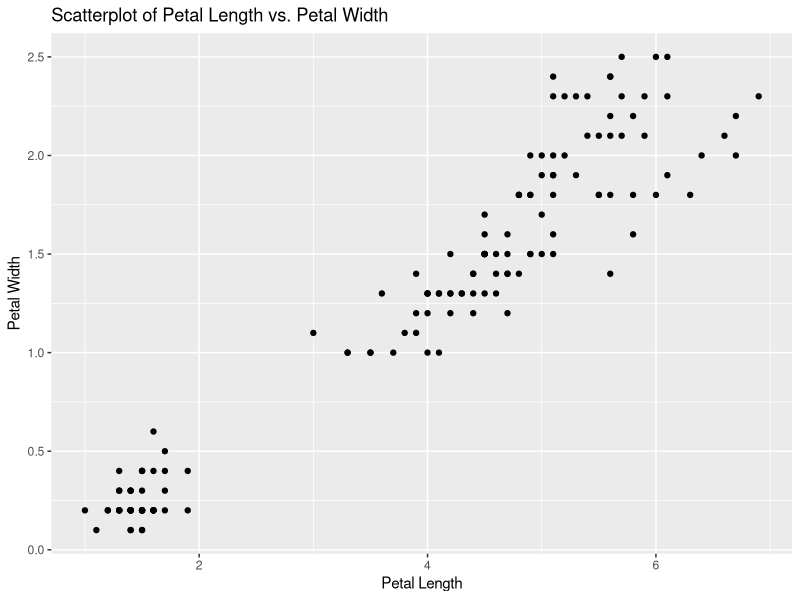
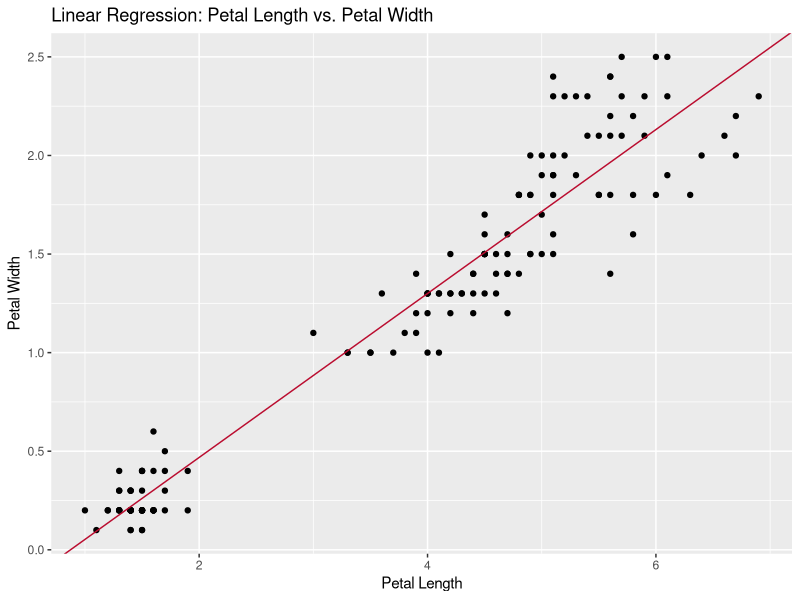

Source code (R) for these figures, in order:
## ---- chunk 1

# Basic arithmetic operations
a <- 6
b <- 3
sum_ab <- a + b
difference_ab <- a - b
product_ab <- a * b
quotient_ab <- a / b

# Print results
print(sum_ab)
print(difference_ab)
print(product_ab)
print(quotient_ab)
## ---- chunk 2

my_string <- "UES is an awesome Economics club!" # This is a string
my_bool <- TRUE # This is a Boolean (T/F)
my_char <- 'c' # This is a character
my_double <- 1.6667 # This is a double

print(my_string)
print(my_bool)
print(my_char)
print(my_double)
## ---- chunk 3

# Asks are "what type of variable do I have?"
typeof(my_bool)
## ---- chunk 4

# Changing some data types
as.numeric(my_bool)
as.integer(my_double)
as.roman(a) # This one's for fun... a Roman numeral!
## ---- chunk 5

# Example of a vector with integers
int_vec <- c(1, 2, 3, 4, 5)
print(int_vec)
## ---- chunk 6

# Example of a vector with Booleans
bool_vec <- c(TRUE, FALSE, TRUE, TRUE, FALSE)
print(bool_vec)
## ---- chunk 7

# Example of a vector with strings
string_vec <- c("Jean-Jacques", "Jason", "Avery", "Gabbie", "Deason", "Navya", "Abbey", "Luka")
print(string_vec)
## ---- chunk 8

# We can also print just one element of a vector
x <- int_vec[3] # int_vec[3]: Third element of v
print(paste("Third element of v:", x))
## ---- chunk 9

# Changing a single element in the vector
string_vec[1] <- "JJ"
print(string_vec)
## ---- chunk 10

# Creating a 3x3 matrix with random values
set.seed(123)  # Create the same random numbers each time we access the matrix
matrix_A <- matrix(rnorm(9), nrow = 3, ncol = 3)

print(matrix_A)
## ---- chunk 11

# Accessing a single element of a matrix
element_22 <- matrix_A[2, 2]

print("Element at (2, 2):")
print(element_22)

# Accessing multiple elements of a matrix
subset_matrix <- matrix_A[1:2, 2:3]

print("Subset of Matrix (1:2, 2:3):")
print(subset_matrix)
## ---- chunk 12

# Applying a function to each element of a matrix
abs_matrix_A = abs(matrix_A)
log_matrix_A <- log(abs_matrix_A)

print("Original Matrix:")
print(matrix_A)

print("Matrix with Absolute Value & Logarithm Applied:")
print(log_matrix_A)
## ---- chunk 13
x <- 7

# If-else statement
if (x > 5) {
  print("x is greater than 5")
} else {
  print("x is less than or equal to 5")
}
## ---- chunk 14

if (x < 5) {
  print("x is less than 5")
} else if (x == 5) {
  print("x equals 5")
} else {
  print("x is greater than 5")
}
## ---- chunk 15

# Example 1: Using 'and' logic
x <- 7
y <- 12

if (x > 5 & y < 15) {
  print("Both conditions are true.")
} else {
  print("At least one condition is false.")
}
## ---- chunk 16
# Example 2: Using 'or' logic
a <- 25
b <- 8

if (a > 20 | b > 10) {
  print("At least one condition is true.")
} else {
  print("Both conditions are false.")
}
## ---- chunk 17
# Example 3: Combining 'and' and 'or' logic
c <- 15
d <- 30

if ((c > 10 & d < 25) | (c == 15 & d > 20)) {
  print("The combined conditions are satisfied.")
} else {
  print("The combined conditions are not satisfied.")
}
## ---- chunk 18

# Example: Simple for loop adding 2 to each entry in a vector
my_vector <- c(3, 6, 9, 12, 15)

# Initialize a variable to count iterations
iterations <- 0

# Print the original vector
print("Original Vector:")
print(my_vector)

# Get the length of the vector
n <- length(my_vector)

# Iterate over the vector, add 2 to each entry, and print each element
for (i in 1:n) {
  my_vector[i] <- my_vector[i] + 2
  iterations <- iterations + 1
}

# Print the final vector and the number of iterations
print("Final Vector:")
print(my_vector)
print(paste("Number of iterations:", iterations))
## ---- chunk 19
# Example: Modified while loop adding 5 until it's greater than 10!
result <- 0
target_value <- factorial(10)  # Using 10 factorial

# Initialize a variable to count iterations
iterations <- 0

# Keep adding 5 until the result is greater than 10 factorial
while (target_value >= result) {
  result <- result + 5
  iterations <- iterations + 1
}

# Print the result, the target value, and the number of iterations
print(paste("Result:", result))
print(paste("Target Value (10 factorial):", target_value))
print(paste("Number of iterations:", iterations))
## ---- chunk 20

install.packages("tidyverse")
library(tidyverse)

# Don't interact with the code until the red square turns back into a green arrow.
# In the output, you're going to see all the different packages in tidyverse that were installed!
## ---- chunk 21

# Load the "Iris" dataset
data(iris)

# View the first few rows of the dataset
head(iris)
## ---- chunk 22

# Plot the data on a scatterplot with ggplot2
ggplot(iris, aes(x = Petal.Length, y = Petal.Width)) +
  geom_point() +
  labs(title = "Scatterplot of Petal Length vs. Petal Width",
       x = "Petal Length", y = "Petal Width")
## ---- chunk 23

# Create a linear regression model
model <- lm(Petal.Width ~ Petal.Length, data = iris)
## ---- chunk 24

# Scatterplot with the SLR line
ggplot(iris, aes(x = Petal.Length, y = Petal.Width)) +
  geom_point() +
  geom_abline(intercept = coef(model)[1], slope = coef(model)[2], color = "#BA0C2F") +
  labs(title = "Linear Regression: Petal Length vs. Petal Width",
       x = "Petal Length", y = "Petal Width")
## ---- chunk 25

#Prints the data type of model
typeof(model)
## ---- chunk 26
summary(model)
